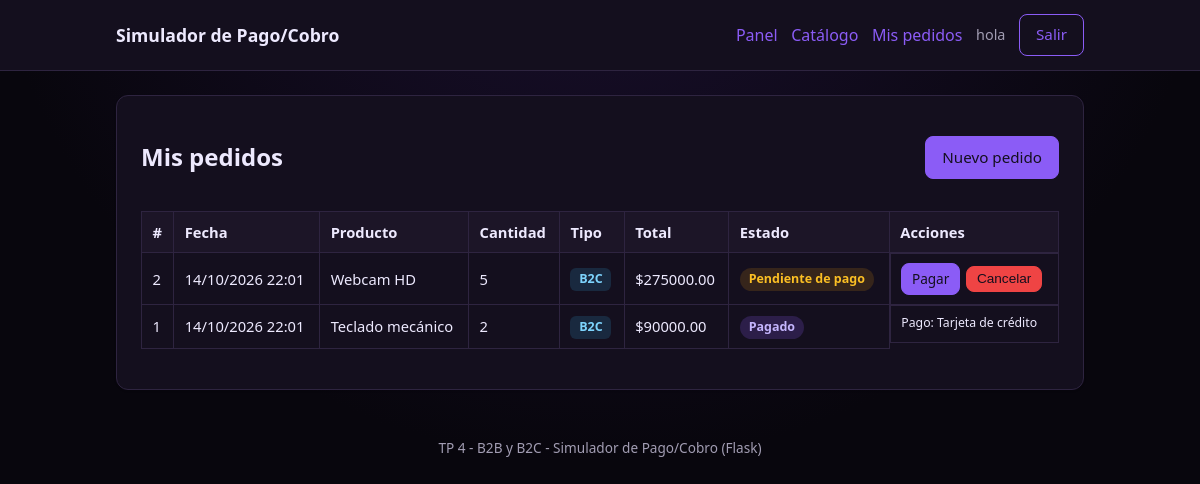
The page /pedidos (signed in) on the database its author committed.
### models.py (models this page shows, shortened)
class Usuario(UserMixin, db.Model):
    __tablename__ = "usuario"
    id = db.Column(db.Integer, primary_key=True)
    nombre = db.Column(db.String(100), nullable=False)
    email = db.Column(db.String(120), unique=True, nullable=False)
    password = db.Column(db.String(200), nullable=False)
    rol = db.Column(db.String(20), default="cliente", nullable=False)
    pedidos = db.relationship("Pedido", backref="usuario", lazy=True)

class Pedido(db.Model):
    __tablename__ = "pedido"
    ESTADOS = (
        "Pendiente de pago",
        "Pagado",
        "Cobrado",
        "Cancelado",
    )
    id = db.Column(db.Integer, primary_key=True)
    fecha = db.Column(db.DateTime, default=datetime.utcnow)
    cantidad = db.Column(db.Integer, nullable=False)
    total = db.Column(db.Float, nullable=False)
    estado = db.Column(db.String(50), default="Pendiente de pago")
    tipo = db.Column(db.String(10), default="B2C", nullable=False)
    usuario_id = db.Column(db.Integer, db.ForeignKey("usuario.id"), nullable=False)
    producto_id = db.Column(db.Integer, db.ForeignKey("producto.id"), nullable=False)
    pago = db.relationship("Pago", backref="pedido", uselist=False)

class Producto(db.Model):
    __tablename__ = "producto"
    id = db.Column(db.Integer, primary_key=True)
    nombre = db.Column(db.String(100), nullable=False)
    descripcion = db.Column(db.String(300))
    precio = db.Column(db.Float, nullable=False)
    stock = db.Column(db.Integer, nullable=False)
    pedidos = db.relationship("Pedido", backref="producto", lazy=True)

class Pago(db.Model):
    __tablename__ = "pago"
    id = db.Column(db.Integer, primary_key=True)
    monto = db.Column(db.Float, nullable=False)
    metodo = db.Column(db.String(50), nullable=False)
    estado = db.Column(db.String(50), default="Aprobado")
    fecha = db.Column(db.DateTime, default=datetime.utcnow)
    pedido_id = db.Column(db.Integer, db.ForeignKey("pedido.id"), nullable=False)

### app.py (the view)
@app.route("/pedidos")
@rol_requerido("cliente")
def mis_pedidos():
    pedidos = (
        Pedido.query.filter_by(usuario_id=current_user.id)
        .order_by(Pedido.id.desc())
        .all()
    )
    return render_template("mis_pedidos.html", pedidos=pedidos)

### app.py (called while the page is built)
@login_manager.user_loader
def cargar_usuario(user_id):
    return db.session.get(Usuario, int(user_id))

def rol_requerido(rol):
    def decorador(funcion):
        @wraps(funcion)
        @login_required
        def envoltura(*args, **kwargs):
            if current_user.rol != rol:
                abort(403)
            return funcion(*args, **kwargs)
        return envoltura
    return decorador

### templates/mis_pedidos.html (shortened to what this page needs)
{% extends "base.html" %}
{% block contenido %}
<section class="tarjeta">
    <div class="encabezado-seccion">
        <h1>Mis pedidos</h1>
        <a class="boton" href="{{ url_for('nuevo_pedido') }}">Nuevo pedido</a>
    </div>
    {% if pedidos %}
        <table class="tabla">
            <thead>
                <tr>
                    <th>#</th>
                    <th>Fecha</th>
                    <th>Producto</th>
                    <th>Cantidad</th>
                    <th>Tipo</th>
                    <th>Total</th>
                    <th>Estado</th>
                    <th>Acciones</th>
                </tr>
            </thead>
            <tbody>
                {% for pedido in pedidos %}
                    <tr>
                        <td>{{ pedido.id }}</td>
                        <td>{{ pedido.fecha.strftime("%d/%m/%Y %H:%M") }}</td>
                        <td>{{ pedido.producto.nombre }}</td>
                        <td>{{ pedido.cantidad }}</td>
                        <td><span class="canal canal-{{ pedido.tipo|lower }}">{{ pedido.tipo }}</span></td>
                        <td>${{ "%.2f"|format(pedido.total) }}</td>
                        <td>
                            <span class="estado estado-{{ pedido.estado|lower|replace(' ', '-') }}">
                                {{ pedido.estado }}
                            </span>
                        </td>
                        <td class="acciones-tabla">
                            {% if pedido.estado == "Pendiente de pago" %}
                                <a class="boton boton-chico" href="{{ url_for('pagar_pedido', pedido_id=pedido.id) }}">Pagar</a>
                                <form method="POST" action="{{ url_for('cancelar_pedido', pedido_id=pedido.id) }}"
                                      onsubmit="return confirm('¿Cancelar este pedido?');">
                                    <button type="submit" class="boton boton-chico boton-peligro">Cancelar</button>
                                </form>
                            {% elif pedido.pago %}
                                <small>Pago: {{ pedido.pago.metodo }}</small>
                            {% else %}
                                <small>-</small>
                            {% endif %}
                        </td>
                    </tr>
                {% endfor %}
            </tbody>
        </table>
    {% else %}
        <p>Todavía no realizaste pedidos.</p>
    {% endif %}
</section>
{% endblock %}

### templates/base.html (shortened to what this page needs)
<!DOCTYPE html>
<html lang="es">
<head>
    <link rel="stylesheet" href="{{ url_for('static', filename='style.css') }}">
</head>
<body>
    <header class="cabecera">
        <div class="contenedor">
            <a class="logo" href="{{ url_for('inicio') }}">Simulador de Pago/Cobro</a>
            <nav class="navegacion">
                {% if current_user.is_authenticated %}
                    {% if current_user.rol == "admin" %}
                        <a href="{{ url_for('admin') }}">Panel</a>
                        <a href="{{ url_for('productos') }}">Productos</a>
                        <a href="{{ url_for('admin_pedidos') }}">Pedidos</a>
                    {% else %}
                        <a href="{{ url_for('cliente') }}">Panel</a>
                        <a href="{{ url_for('catalogo') }}">Catálogo</a>
                        <a href="{{ url_for('mis_pedidos') }}">Mis pedidos</a>
                    {% endif %}
                    <span class="usuario">{{ current_user.nombre }}</span>
                    <a class="boton boton-secundario" href="{{ url_for('logout') }}">Salir</a>
                {% else %}
                    <a href="{{ url_for('login') }}">Iniciar sesión</a>
                    <a class="boton" href="{{ url_for('registro') }}">Registrarse</a>
                {% endif %}
            </nav>
        </div>
    </header>
    <main class="contenedor">
        {% block contenido %}{% endblock %}
    </main>
    <footer class="pie">
        <div class="contenedor">
            TP 4 - B2B y B2C - Simulador de Pago/Cobro (Flask)
        </div>
    </footer>
</body>
</html>

### static/style.css (style rules this page uses)
:root { color-scheme: dark; --color-primario: #8b5cf6; --color-primario-oscuro: #7c3aed; --color-peligro: #ef4444; --color-texto: #ede9fe; --color-suave: #a29db3; --color-borde: #2e2440; --color-fondo: #08060d; --color-blanco: #140f1e; --color-superficie: #1c1527; }
* { box-sizing: border-box; }
body { margin: 0; font-family: "Segoe UI", Roboto, Helvetica, Arial, sans-serif; background: radial-gradient(circle at 50% -20%, #1b1030 0%, var(--color-fondo) 55%) fixed; color: var(--color-texto); line-height: 1.5; min-height: 100vh; }
.contenedor { width: 100%; max-width: 1000px; margin: 0 auto; padding: 0 1rem; }
a { color: var(--color-primario); text-decoration: none; }
.cabecera { background: var(--color-blanco); border-bottom: 1px solid var(--color-borde); }
.cabecera .contenedor { display: flex; align-items: center; justify-content: space-between; gap: 1rem; padding-top: 0.85rem; padding-bottom: 0.85rem; flex-wrap: wrap; }
.logo { font-weight: 700; font-size: 1.1rem; color: var(--color-texto); }
.navegacion { display: flex; align-items: center; gap: 0.85rem; flex-wrap: wrap; }
.navegacion .usuario { color: var(--color-suave); font-size: 0.9rem; }
.boton { display: inline-block; background: var(--color-primario); color: var(--color-blanco) !important; padding: 0.55rem 1rem; border-radius: 8px; border: 1px solid var(--color-primario); cursor: pointer; font-size: 0.95rem; text-decoration: none !important; transition: background 0.15s ease; }
.boton-secundario { background: transparent; color: var(--color-primario) !important; }
.boton-chico { padding: 0.3rem 0.6rem; font-size: 0.85rem; }
.boton-peligro { background: var(--color-peligro); border-color: var(--color-peligro); }
.tarjeta { background: var(--color-blanco); border: 1px solid var(--color-borde); border-radius: 12px; padding: 1.5rem; margin: 1.5rem 0; box-shadow: 0 1px 3px rgba(0, 0, 0, 0.05); }
.encabezado-seccion { display: flex; align-items: center; justify-content: space-between; gap: 1rem; flex-wrap: wrap; }
.tabla { width: 100%; border-collapse: collapse; margin: 1rem 0; font-size: 0.92rem; }
.tabla th, .tabla td { border: 1px solid var(--color-borde); padding: 0.55rem 0.65rem; text-align: left; }
.tabla th { background: var(--color-superficie); }
.acciones-tabla { display: flex; gap: 0.4rem; align-items: center; }
.acciones-tabla form { margin: 0; }
.estado { display: inline-block; padding: 0.15rem 0.55rem; border-radius: 999px; font-size: 0.78rem; font-weight: 600; }
.estado-pendiente-de-pago { background: rgba(245, 158, 11, 0.15); color: #fbbf24; }
.estado-pagado { background: rgba(139, 92, 246, 0.2); color: #c4b5fd; }
.canal { display: inline-block; padding: 0.15rem 0.55rem; border-radius: 6px; font-size: 0.78rem; font-weight: 700; }
.canal-b2c { background: rgba(56, 189, 248, 0.15); color: #7dd3fc; }
.pie { color: var(--color-suave); font-size: 0.85rem; text-align: center; padding: 1.5rem 1rem 2rem; }

### rows shown on the page
Usuario: nombre "hola"
Pedido: id "2", fecha "14/10/2026 22:01", producto.nombre "Webcam HD", cantidad "5", tipo "B2C", total "275000.00", estado "Pendiente de pago"
Pedido: id "1", fecha "14/10/2026 22:01", producto.nombre "Teclado mecánico", cantidad "2", tipo "B2C", total "90000.00", estado "Pagado", pago.metodo "Tarjeta de crédito"
